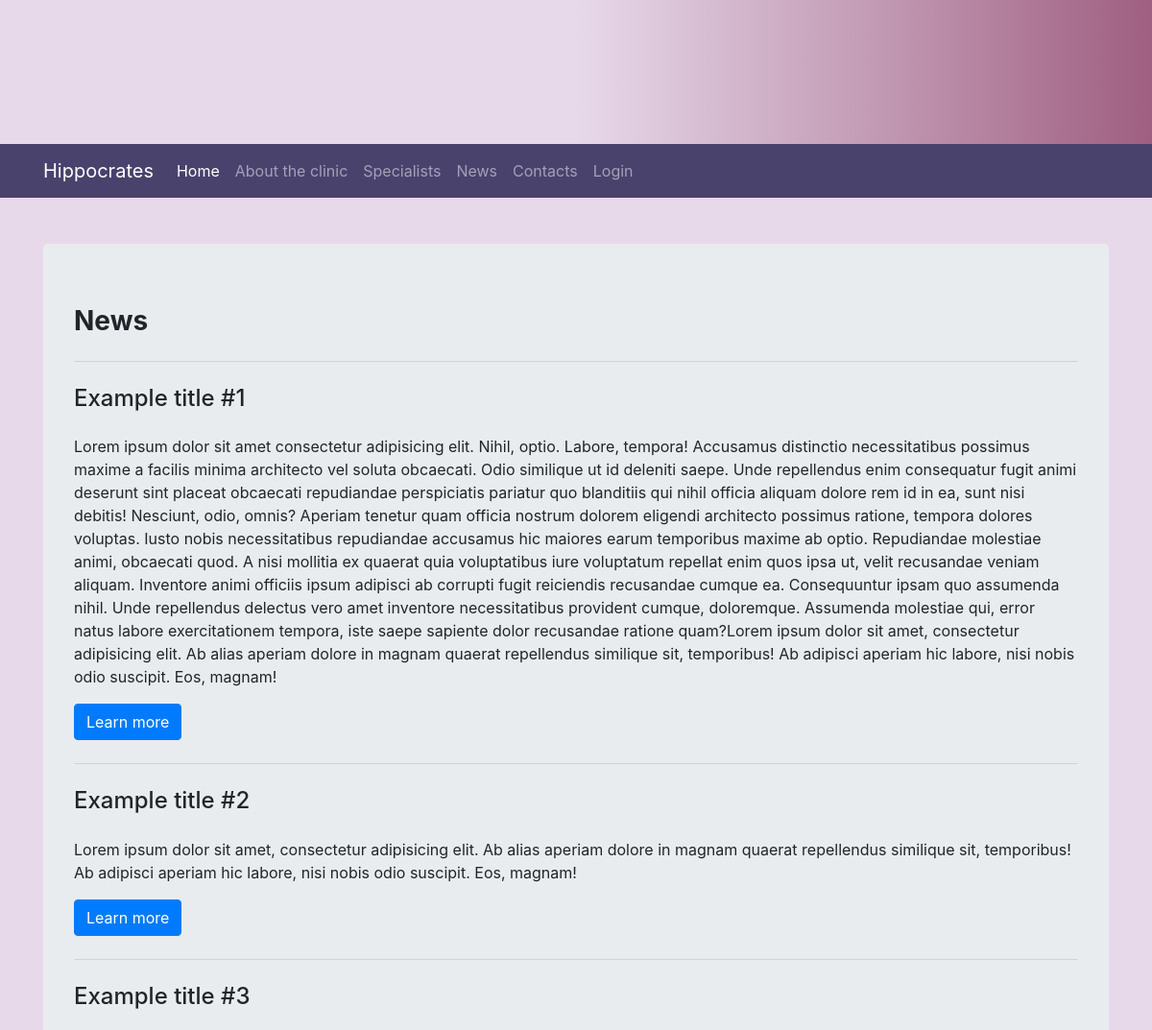
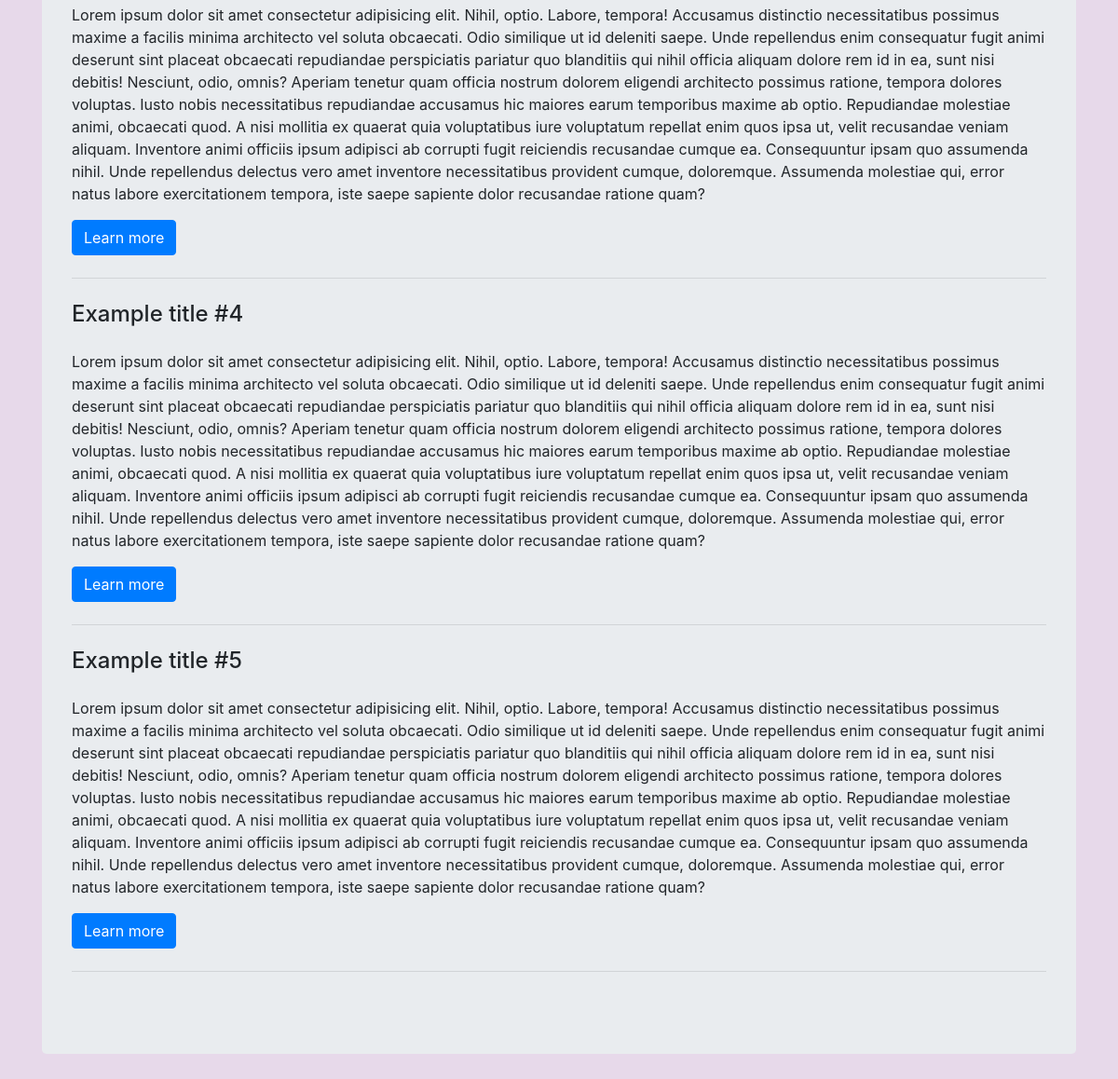
Page /news.php on the committed database (2 pictures, top to bottom).
### tables this page shows
CREATE TABLE `news` (
  `article_id` int(2) NOT NULL,
  `article_title` varchar(50) NOT NULL,
  `article_description` text NOT NULL
);

### news.php (the view, shortened to what this page needs)
<!DOCTYPE html>
<html lang="en">
<head>
    <link rel="stylesheet" href="https://cdn.jsdelivr.net/npm/bootstrap@4.6.0/dist/css/bootstrap.min.css">
    <link rel="stylesheet" href="style.css">
</head>
<body>
<div class="header">
</div>
<?php
include 'nav.php';
?>
<br>
<br>
<div class="container">
    <div class="jumbotron">
        <h3 class="font-weight-bold">News</h3>
        <hr class="my-4">
        <?php
        $sql_trend = "SELECT * FROM news";
        $result = mysqli_query($con, $sql_trend);
        while ($row = mysqli_fetch_array($result)) {
            echo '<h4>' . $row['article_title'] . '</h4>';
            echo '<form action="article.php" method="post"> ';
            echo '<div class="py-3">' . $row['article_description'] . '</div>';
            echo '<input type="submit" class="btn btn-primary " value="Learn more">';
            echo '</form>';
            echo '<hr class="my-4">';
        }
        ?>
    </div>
</div>
</body>
</html>

### style.css (style rules this page uses)
* { scroll-behavior: smooth; }
body { background: #e7d9ea; scroll-behavior: smooth; }
.header { background: rgb(38,175,161); background: linear-gradient(90deg, #e7d9ea 50%, #9f5f80 100%); padding: 30px; text-align: center; min-height: 150px; }
* { margin: 0; padding: 0; box-sizing: border-box; list-style: none; text-decoration: none; }

### rows in the picture
news: article_title "Example title #1", article_description "Lorem ipsum dolor sit amet consectetur adipisicing elit. Nihil, optio. Labore, tempora! Accusamus distinctio necessitatibus possimus maxime a facilis minima architecto vel soluta obcaecati. Odio similique ut id deleniti saepe. Unde repellendus enim consequatur fugit animi deserunt sint placeat obcaecati repudiandae perspiciatis pariatur quo blanditiis qui nihil officia aliquam dolore rem id in ea, sunt nisi debitis! Nesciunt, odio, omnis? Aperiam tenetur quam officia nostrum dolorem eligendi architecto possimus ratione, tempora dolores voluptas. Iusto nobis necessitatibus repudiandae accusamus hic maiores earum temporibus maxime ab optio. Repudiandae molestiae animi, obcaecati quod. A nisi…"
news: article_title "Example title #2", article_description "Lorem ipsum dolor sit amet, consectetur adipisicing elit. Ab alias aperiam dolore in magnam quaerat repellendus similique sit, temporibus! Ab adipisci aperiam hic labore, nisi nobis odio suscipit. Eos, magnam!"
news: article_title "Example title #3", article_description "Lorem ipsum dolor sit amet consectetur adipisicing elit. Nihil, optio. Labore, tempora! Accusamus distinctio necessitatibus possimus maxime a facilis minima architecto vel soluta obcaecati. Odio similique ut id deleniti saepe. Unde repellendus enim consequatur fugit animi deserunt sint placeat obcaecati repudiandae perspiciatis pariatur quo blanditiis qui nihil officia aliquam dolore rem id in ea, sunt nisi debitis! Nesciunt, odio, omnis? Aperiam tenetur quam officia nostrum dolorem eligendi architecto possimus ratione, tempora dolores voluptas. Iusto nobis necessitatibus repudiandae accusamus hic maiores earum temporibus maxime ab optio. Repudiandae molestiae animi, obcaecati quod. A nisi…"
news: article_title "Example title #4", article_description "Lorem ipsum dolor sit amet consectetur adipisicing elit. Nihil, optio. Labore, tempora! Accusamus distinctio necessitatibus possimus maxime a facilis minima architecto vel soluta obcaecati. Odio similique ut id deleniti saepe. Unde repellendus enim consequatur fugit animi deserunt sint placeat obcaecati repudiandae perspiciatis pariatur quo blanditiis qui nihil officia aliquam dolore rem id in ea, sunt nisi debitis! Nesciunt, odio, omnis? Aperiam tenetur quam officia nostrum dolorem eligendi architecto possimus ratione, tempora dolores voluptas. Iusto nobis necessitatibus repudiandae accusamus hic maiores earum temporibus maxime ab optio. Repudiandae molestiae animi, obcaecati quod. A nisi…"
news: article_title "Example title #5", article_description "Lorem ipsum dolor sit amet consectetur adipisicing elit. Nihil, optio. Labore, tempora! Accusamus distinctio necessitatibus possimus maxime a facilis minima architecto vel soluta obcaecati. Odio similique ut id deleniti saepe. Unde repellendus enim consequatur fugit animi deserunt sint placeat obcaecati repudiandae perspiciatis pariatur quo blanditiis qui nihil officia aliquam dolore rem id in ea, sunt nisi debitis! Nesciunt, odio, omnis? Aperiam tenetur quam officia nostrum dolorem eligendi architecto possimus ratione, tempora dolores voluptas. Iusto nobis necessitatibus repudiandae accusamus hic maiores earum temporibus maxime ab optio. Repudiandae molestiae animi, obcaecati quod. A nisi…"
